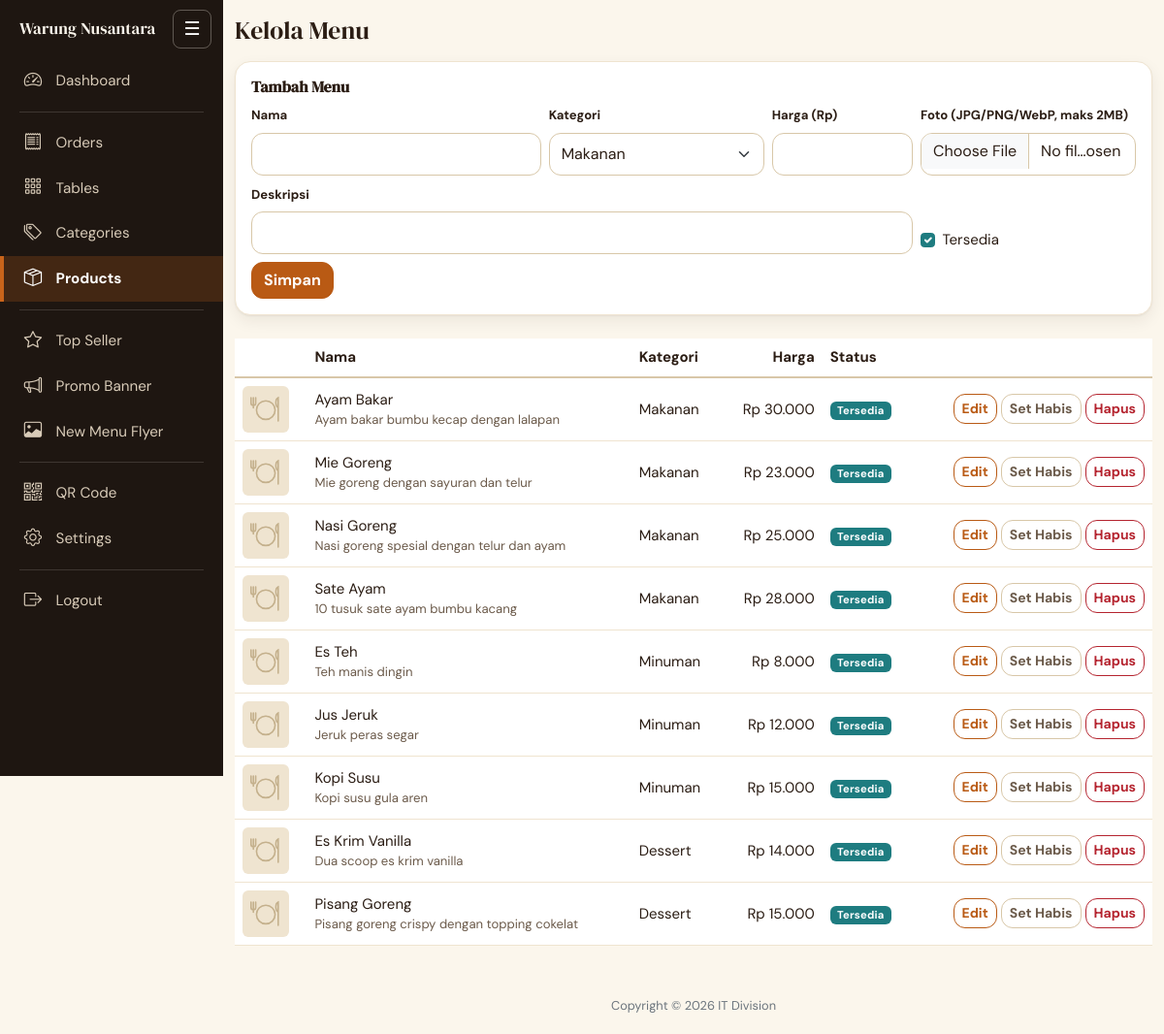
/admin/products.php (signed in), run on the app's committed database.
### tables this page shows
CREATE TABLE IF NOT EXISTS products (
  id INT UNSIGNED NOT NULL AUTO_INCREMENT PRIMARY KEY,
  category_id INT UNSIGNED NOT NULL,
  name VARCHAR(100) NOT NULL,
  description VARCHAR(255) NULL,
  price INT UNSIGNED NOT NULL,                
  image VARCHAR(255) NULL,                    
  is_available TINYINT(1) NOT NULL DEFAULT 1,
  created_at TIMESTAMP NOT NULL DEFAULT CURRENT_TIMESTAMP,
  is_top_seller TINYINT(1) NOT NULL DEFAULT 0,
  top_seller_order SMALLINT UNSIGNED NOT NULL DEFAULT 0,
  KEY idx_products_top (is_top_seller, top_seller_order),
  KEY idx_products_category (category_id),
  CONSTRAINT fk_products_category FOREIGN KEY (category_id) REFERENCES categories (id)
);

CREATE TABLE IF NOT EXISTS categories (
  id INT UNSIGNED NOT NULL AUTO_INCREMENT PRIMARY KEY,
  name VARCHAR(50) NOT NULL,
  is_active TINYINT(1) NOT NULL DEFAULT 1,
  icon VARCHAR(40) NULL                       
);

### includes/functions.php (called while the page is built, shortened)
<?php
function e($value): string
{
    return htmlspecialchars((string) $value, ENT_QUOTES, 'UTF-8');
}
function rupiah($n): string
{
    return 'Rp ' . number_format((int) $n, 0, ',', '.');
}

### admin/products.php (the view, shortened to what this page needs)
<?php
$pdo = db();
$categories = $pdo->query('SELECT id, name, is_active FROM categories ORDER BY id')->fetchAll();
$products = $pdo->query('SELECT p.*, c.name AS cat FROM products p JOIN categories c ON c.id = p.category_id ORDER BY c.id, p.name')->fetchAll();
$edit = null;
include __DIR__ . '/../includes/header.php';
?>
<div class="container-fluid py-3">
  <h1 class="h4 mb-3">Kelola Menu</h1>
  <div class="card mb-4"><div class="card-body">
    <h2 class="h6"><?= $edit ? 'Edit Menu' : 'Tambah Menu' ?></h2>
    <form method="post" enctype="multipart/form-data" class="row g-2">
      <div class="col-12 col-md-4"><label class="form-label small">Nama</label>
        <input class="form-control" name="name" maxlength="100" required value="<?= e($edit ? $edit['name'] : '') ?>"></div>
      <div class="col-6 col-md-3"><label class="form-label small">Kategori</label>
        <select class="form-select" name="category_id" required>
          <?php foreach ($categories as $c): ?>
            <option value="<?= (int) $c['id'] ?>" <?= $edit && (int) $edit['category_id'] === (int) $c['id'] ? 'selected' : '' ?>><?= e($c['name']) ?></option>
          <?php endforeach; ?>
        </select></div>
      <div class="col-6 col-md-2"><label class="form-label small">Harga (Rp)</label>
        <input class="form-control" name="price" type="number" min="0" step="500" required value="<?= e($edit ? $edit['price'] : '') ?>"></div>
      <div class="col-12 col-md-3"><label class="form-label small">Foto (JPG/PNG/WebP, maks 2MB)</label>
        <input class="form-control" type="file" name="image" accept="image/jpeg,image/png,image/webp"></div>
      <div class="col-12 col-md-9"><label class="form-label small">Deskripsi</label>
        <input class="form-control" name="description" maxlength="255" value="<?= e($edit ? $edit['description'] : '') ?>"></div>
      <div class="col-12 col-md-3 d-flex align-items-end">
        <div class="form-check me-3"><input class="form-check-input" type="checkbox" name="is_available" id="av" value="1" <?= !$edit || $edit['is_available'] ? 'checked' : '' ?>>
          <label class="form-check-label" for="av">Tersedia</label></div>
      </div>
      <div class="col-12">
        <button class="btn btn-dark">Simpan</button>
      </div>
    </form>
  </div></div>
  <div class="table-responsive">
    <table class="table align-middle bg-white">
      <thead><tr><th></th><th>Nama</th><th>Kategori</th><th class="text-end">Harga</th><th>Status</th><th></th></tr></thead>
      <tbody>
      <?php foreach ($products as $p): ?>
        <tr>
          <td><img src="../assets/images/<?= e($p['image'] ?: 'placeholder.svg') ?>" alt="" width="48" height="48" style="object-fit:cover;border-radius:6px"></td>
          <td><?= e($p['name']) ?><div class="small text-muted"><?= e($p['description']) ?></div></td>
          <td><?= e($p['cat']) ?></td>
          <td class="text-end"><?= e(rupiah($p['price'])) ?></td>
          <td><span class="badge text-bg-<?= $p['is_available'] ? 'success' : 'secondary' ?>"><?= $p['is_available'] ? 'Tersedia' : 'Habis' ?></span></td>
          <td class="text-end text-nowrap">
            <a class="btn btn-sm btn-outline-primary" href="products.php?edit=<?= (int) $p['id'] ?>">Edit</a>
            <form method="post" class="d-inline"><?= csrf_field() ?><input type="hidden" name="action" value="toggle"><input type="hidden" name="id" value="<?= (int) $p['id'] ?>">
              <button class="btn btn-sm btn-outline-secondary"><?= $p['is_available'] ? 'Set Habis' : 'Set Tersedia' ?></button></form>
            <form method="post" class="d-inline" onsubmit="return confirm('Hapus menu ini?')"><?= csrf_field() ?><input type="hidden" name="action" value="delete"><input type="hidden" name="id" value="<?= (int) $p['id'] ?>">
              <button class="btn btn-sm btn-outline-danger">Hapus</button></form>
          </td>
        </tr>
      <?php endforeach; ?>
      </tbody>
    </table>
  </div>
</div>
<?php include __DIR__ . '/../includes/footer.php'; ?>

### assets/css/quiet.css (style rules this page uses)
:root { --q-bg: #FBF6EC; --q-surface: #FFFFFF; --q-line: #EFE4D0; --q-line-strong: #D8C7A8; --q-text: #2B1D14; --q-muted: #6B5A4A; --q-primary: #B95A14; --q-primary-hover: #9F4C0E; --q-primary-bright: #C8641B; --q-on-primary: #FFFFFF; --q-price: #B95A14; --q-accent: #E3A62F; --q-on-accent: #2B1D14; --q-teal: #1E7C80; --q-danger: #B5242F; --q-hero: #1E1611; --q-hero-text: #FBF6EC; --q-dot: rgba(43, 29, 20, .32); --q-shadow: 0 1px 2px rgba(43, 29, 20, .05), 0 6px 16px rgba(43, 29, 20, .07); --q-radius: 16px; --q-radius-sm: 12px; --q-hero-h: 56px; --q-max: 100%; --q-font-body: "DM Sans", system-ui, -apple-system, "Segoe UI", Roboto, "Helvetica Neue", Arial, sans-serif; --q-font-head: "DM Serif Display", Georgia, "Times New Roman", serif; --bs-body-font-family: var(--q-font-body); --bs-body-color: var(--q-text); --bs-body-bg: var(--q-bg); --bs-border-color: var(--q-line); --bs-secondary-color: var(--q-muted); --bs-link-color: var(--q-primary); --bs-link-hover-color: var(--q-primary-hover); --bs-primary: #B95A14; --bs-primary-rgb: 185, 90, 20; --bs-success-rgb: 30, 124, 128; --bs-danger-rgb: 181, 36, 47; --bs-warning-rgb: 227, 166, 47; --bs-dark-rgb: 30, 22, 17; }
@media (min-width: 768px) { :root { --q-max: 960px; } }
@media (min-width: 1200px) { :root { --q-max: 1100px; } }
body { font-family: var(--q-font-body); font-size: 15px; line-height: 1.5; color: var(--q-text); background-color: var(--q-bg); -webkit-font-smoothing: antialiased; -webkit-tap-highlight-color: transparent; }
h1, h2, h3, .h1, .h2, .h3 { font-family: var(--q-font-head); font-weight: 400; letter-spacing: .005em; line-height: 1.2; }
h4, h5, h6, .h4, .h5, .h6 { font-weight: 700; }
.text-muted, .text-body-secondary, .q-muted { color: var(--q-muted) !important; }
a { text-underline-offset: 2px; }
.btn { --bs-btn-font-weight: 700; border-radius: var(--q-radius-sm); transition: transform .15s ease, background-color .2s ease, border-color .2s ease, box-shadow .2s ease; }
.btn-dark, .btn-accent, .btn-primary { --bs-btn-color: var(--q-on-primary); --bs-btn-bg: var(--q-primary); --bs-btn-border-color: var(--q-primary); --bs-btn-hover-color: var(--q-on-primary); --bs-btn-hover-bg: var(--q-primary-hover); --bs-btn-hover-border-color: var(--q-primary-hover); --bs-btn-active-color: var(--q-on-primary); --bs-btn-active-bg: var(--q-primary-hover); --bs-btn-active-border-color: var(--q-primary-hover); --bs-btn-disabled-color: var(--q-muted); --bs-btn-disabled-bg: var(--q-line); --bs-btn-disabled-border-color: var(--q-line); --bs-btn-focus-shadow-rgb: 227, 166, 47; }
.btn-outline-secondary { --bs-btn-color: var(--q-muted); --bs-btn-border-color: var(--q-line-strong); --bs-btn-hover-bg: var(--q-muted); --bs-btn-hover-border-color: var(--q-muted); }
.btn-outline-primary { --bs-btn-color: var(--q-primary); --bs-btn-border-color: var(--q-primary); --bs-btn-hover-bg: var(--q-primary); --bs-btn-hover-border-color: var(--q-primary); --bs-btn-hover-color: var(--q-on-primary); }
.btn-outline-danger { --bs-btn-color: var(--q-danger); --bs-btn-border-color: var(--q-danger); --bs-btn-hover-bg: var(--q-danger); --bs-btn-hover-border-color: var(--q-danger); }
.form-control, .form-select { background-color: var(--q-surface); color: var(--q-text); border-color: var(--q-line-strong); border-radius: var(--q-radius-sm); min-height: 44px; }
.form-control::placeholder { color: var(--q-muted); opacity: .75; }
.form-label { font-weight: 700; }
.form-check-input:checked { background-color: var(--q-teal); border-color: var(--q-teal); }
.card { --bs-card-bg: var(--q-surface); --bs-card-border-color: var(--q-line); --bs-card-border-radius: var(--q-radius); --bs-card-cap-bg: var(--q-bg); color: var(--q-text); }
.badge { font-weight: 700; letter-spacing: .02em; }
.table { --bs-table-color: var(--q-text); --bs-table-bg: transparent; --bs-table-border-color: var(--q-line); --bs-table-hover-bg: rgba(227, 166, 47, .1); --bs-table-striped-bg: rgba(227, 166, 47, .06); }
.table > thead > tr > th { font-weight: 700; color: var(--q-text); border-bottom: 2px solid var(--q-line-strong); white-space: nowrap; }
.table.bg-white, .bg-white { background-color: var(--q-surface) !important; }
body.admin { background-color: var(--q-bg); }
.admin-main h1.h4 { font-family: var(--q-font-head); font-weight: 400; font-size: 1.6rem; }
.admin-main .card { box-shadow: var(--q-shadow); }

### data on the page
products: name "Ayam Bakar", description "Ayam bakar bumbu kecap dengan lalapan", category.name "Makanan", price "Rp 30.000", is_available "Tersedia"
products: name "Mie Goreng", description "Mie goreng dengan sayuran dan telur", category.name "Makanan", price "Rp 23.000", is_available "Tersedia"
products: name "Nasi Goreng", description "Nasi goreng spesial dengan telur dan ayam", category.name "Makanan", price "Rp 25.000", is_available "Tersedia"
products: name "Sate Ayam", description "10 tusuk sate ayam bumbu kacang", category.name "Makanan", price "Rp 28.000", is_available "Tersedia"
products: name "Es Teh", description "Teh manis dingin", category.name "Minuman", price "Rp 8.000", is_available "Tersedia"
products: name "Jus Jeruk", description "Jeruk peras segar", category.name "Minuman", price "Rp 12.000", is_available "Tersedia"
products: name "Kopi Susu", description "Kopi susu gula aren", category.name "Minuman", price "Rp 15.000", is_available "Tersedia"
products: name "Es Krim Vanilla", description "Dua scoop es krim vanilla", category.name "Dessert", price "Rp 14.000", is_available "Tersedia"
products: name "Pisang Goreng", description "Pisang goreng crispy dengan topping cokelat", category.name "Dessert", price "Rp 15.000", is_available "Tersedia"

### other printed values
APP_NAME "Warung Nusantara"
$n[1] "Dashboard"
$n[1] "Orders"
$n[1] "Tables"
$n[1] "Categories"
$n[1] "Products"
$n[1] "Top Seller"
$n[1] "Promo Banner"
$n[1] "New Menu Flyer"
$n[1] "QR Code"
$n[1] "Settings"
form field category_id "Makanan"
